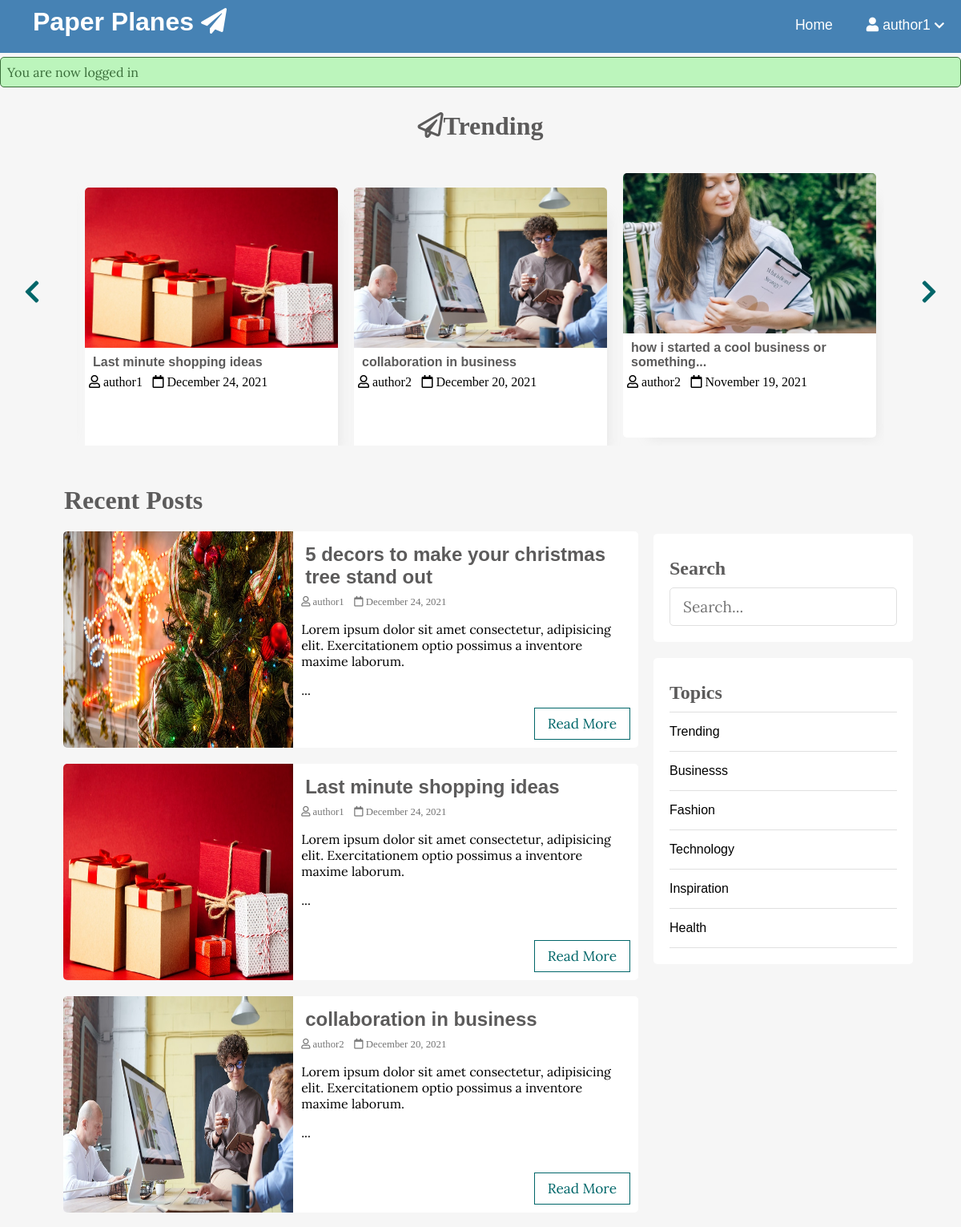
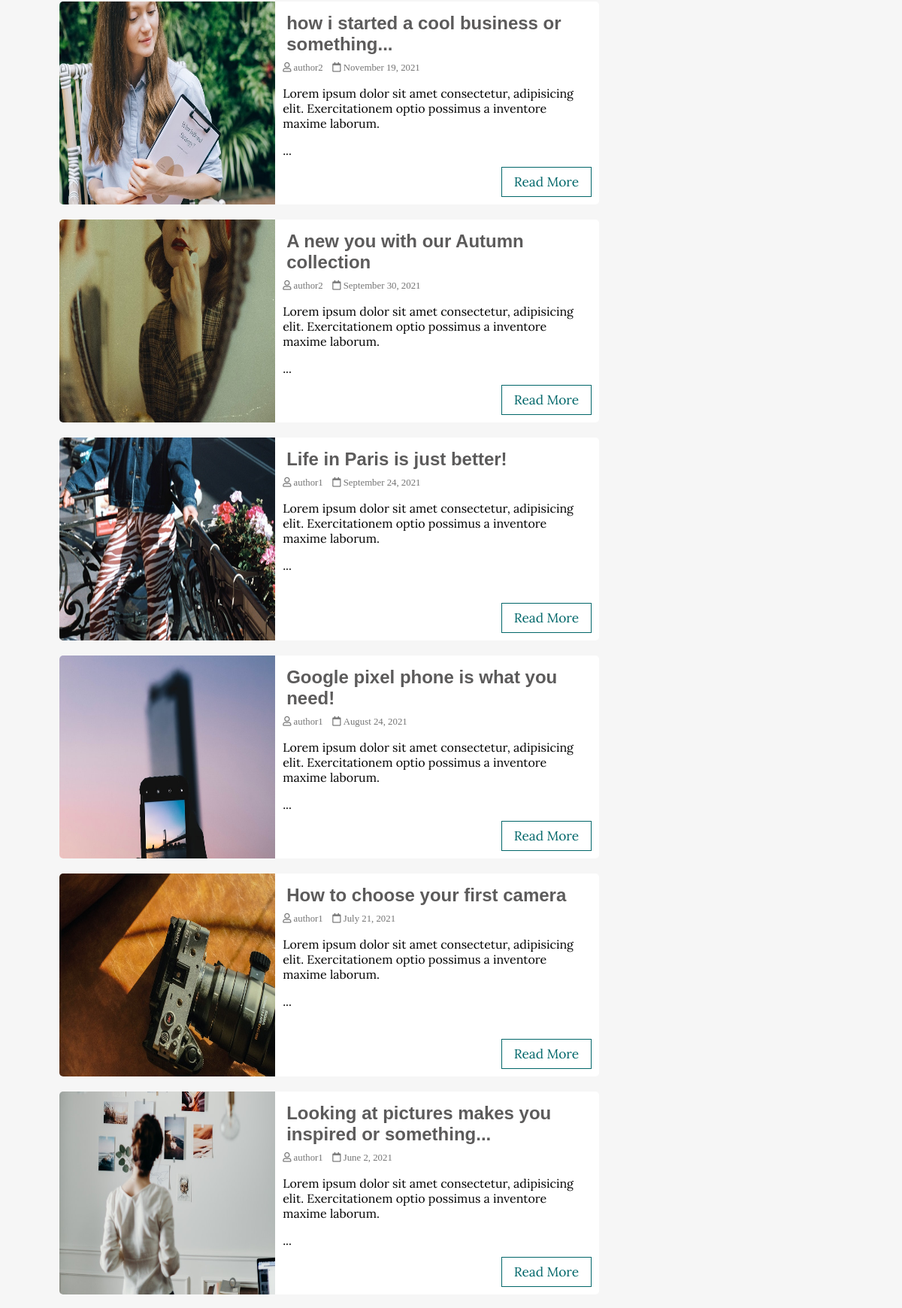
The page / (signed in, upper part) on the database its author committed (2 pictures, top to bottom).
### tables this page shows
CREATE TABLE `posts` (
  `id` int(11) NOT NULL,
  `user_id` int(11) NOT NULL,
  `topic_id` int(11) DEFAULT NULL,
  `title` varchar(255) NOT NULL,
  `image` varchar(255) NOT NULL,
  `body` text NOT NULL,
  `published` tinyint(4) NOT NULL,
  `created_at` datetime NOT NULL DEFAULT CURRENT_TIMESTAMP
);

CREATE TABLE `users` (
  `id` int(11) NOT NULL,
  `admin` tinyint(4) NOT NULL,
  `username` varchar(255) NOT NULL,
  `email` varchar(255) NOT NULL,
  `password` varchar(255) NOT NULL,
  `created_at` timestamp NOT NULL DEFAULT CURRENT_TIMESTAMP
);

CREATE TABLE `topics` (
  `id` int(11) NOT NULL,
  `name` varchar(100) NOT NULL,
  `description` text NOT NULL
);

### app/database/db.php (called while the page is built, shortened)
<?php
require('connect.php');
function executeQuery($sql, $data)
{
    global $conn;
    $stmt = $conn->prepare($sql);
    $values = array_values($data);
    $types = str_repeat('s', count($values));
    $stmt->bind_param($types, ...$values);
    $stmt->execute();
    return $stmt;
}
function selectAll($table, $conditions = [])
{
    global $conn;
    $sql = "SELECT * FROM $table";
    if (empty($conditions)) {
        $stmt = $conn->prepare($sql);
        $stmt->execute();
        $records = $stmt->get_result()->fetch_all(MYSQLI_ASSOC);
        return $records;
    }
}
function getPublishedPosts()
{
    $sql = "SELECT p.*, u.username FROM posts AS p JOIN users AS u ON p.user_id=u.id WHERE p.published=?";
    $stmt = executeQuery($sql, ['published' => 1]);
    $records = $stmt->get_result()->fetch_all(MYSQLI_ASSOC);
    return $records;
}

### app/controllers/topics.php (called while the page is built, shortened)
<?php
include(ROOT_PATH . "/app/database/db.php");
$table = 'topics';
$topics = selectAll($table);

### index.php (the view, shortened to what this page needs)
<?php
include(ROOT_PATH . "/app/controllers/topics.php");
$posts = array();
$postsTitle = 'Recent Posts';
if (isset($_GET['t_id'])) {
  $posts = getPostsByTopicId($_GET['t_id']);
  $postsTitle = "You searched for posts under '" . $_GET['name'] . "'";
} else if (isset($_POST['search-term'])) {
  $postsTitle = "You searched for '" . $_POST['search-term'] . "'";
  $posts = searchPosts($_POST['search-term']);
} else {
  $posts = getPublishedPosts();
}
?>
<!DOCTYPE html>
<html lang="en">
<head>
  <link rel="stylesheet" href="https://use.fontawesome.com/releases/v5.7.2/css/all.css"
>
  <link rel="stylesheet" href="assets/css/style.css">
</head>
<body>
  <?php include(ROOT_PATH . "/app/includes/header.php"); ?>
  <?php include(ROOT_PATH . "/app/includes/messages.php"); ?>
  <div class="page-wrapper">
    <div class="post-slider">
      <h1 class="slider-title"><i class="far fa-paper-plane"></i>Trending</h1>
      <i class="fas fa-chevron-left prev"></i>
      <i class="fas fa-chevron-right next"></i>
      <div class="post-wrapper">
        <?php foreach ($posts as $post): ?>
          <div class="post">
            <img src="<?php echo BASE_URL . '/assets/images/' . $post['image']; ?>" alt="" class="slider-image">
            <div class="post-info">
              <h4><a href="single.php?id=<?php echo $post['id']; ?>"><?php echo $post['title']; ?></a></h4>
              <i class="far fa-user"> <?php echo $post['username']; ?></i>
              <i class="far fa-calendar"> <?php echo date('F j, Y', strtotime($post['created_at'])); ?></i>
            </div>
          </div>
        <?php endforeach; ?>
      </div>
    </div>
    <div class="content clearfix">
      <div class="main-content">
        <h1 class="recent-post-title"><?php echo $postsTitle ?></h1>
        <?php foreach ($posts as $post): ?>
          <div class="post clearfix">
            <img src="<?php echo BASE_URL . '/assets/images/' . $post['image']; ?>" alt="" class="post-image">
            <div class="post-preview">
              <h2><a href="single.php?id=<?php echo $post['id']; ?>"><?php echo $post['title']; ?></a></h2>
              <i class="far fa-user"> <?php echo $post['username']; ?></i>
              <i class="far fa-calendar"> <?php echo date('F j, Y', strtotime($post['created_at'])); ?></i>
              <p class="preview-text">
                <?php echo html_entity_decode(substr($post['body'], 0, 150) . '...'); ?>
              </p>
              <a href="single.php?id=<?php echo $post['id']; ?>" class="btn read-more">Read More</a>
            </div>
          </div>
        <?php endforeach; ?>
      </div>
      <div class="sidebar">
        <div class="section search">
          <h2 class="section-title">Search</h2>
          <form action="index.php" method="post">
            <input type="text" name="search-term" class="text-input" placeholder="Search...">
          </form>
        </div>
        <div class="section topics">
          <h2 class="section-title">Topics</h2>
          <ul>
            <?php foreach ($topics as $key => $topic): ?>
              <li><a href="<?php echo BASE_URL . '/index.php?t_id=' . $topic['id'] . '&name=' . $topic['name'] ?>"><?php echo $topic['name']; ?></a></li>
            <?php endforeach; ?>
          </ul>
        </div>
      </div>
    </div>
  </div>
  <?php include(ROOT_PATH . "/app/includes/footer.php"); ?>
</body>
</html>

### app/includes/header.php (shortened to what this page needs)
<header>
    <a href="<?php echo BASE_URL . '/index.php' ?>" class="logo">
    <h1 class="logo-text"><span>Paper Planes <i class="fas fa-paper-plane"></i></span></h1>
    </a>
    <ul class="nav">
      <li><a href="<?php echo BASE_URL . '/index.php' ?>">Home</a></li>
      <?php if (isset($_SESSION['id'])): ?>
        <li>
          <a href="#">
            <i class="fa fa-user"></i>
            <?php echo $_SESSION['username']; ?>
            <i class="fa fa-chevron-down" style="font-size: .8em;"></i>
          </a>
        </li>
      <?php else: ?>
        <li><a href="<?php echo BASE_URL . '/register.php' ?>">Sign Up</a></li>
        <li><a href="<?php echo BASE_URL . '/login.php' ?>">Login</a></li>
      <?php endif; ?>
    </ul>
</header>

### app/includes/messages.php (shortened to what this page needs)
<?php if(isset($_SESSION['message'])): ?>
  <div class="msg <?php echo $_SESSION['type']; ?>">
    <li><?php echo $_SESSION['message']; ?></li>
  </div>
<?php endif; ?>

### app/includes/footer.php (shortened to what this page needs)
</body>
</html>

### assets/css/style.css (style rules this page uses)
* { box-sizing: border-box }
html, body { height: 100%; padding: 0px; margin: 0px; background: #f6f6f6; font-family: 'Lora', serif; }
h1, h2, h3, h4, h5, h6 { font-family: 'calibri', serif; color: #5c5b5b; margin: 5px; }
a { font-family: "arial"; text-decoration: none; color: inherit; }
.clearfix::after { content: ''; display: block; clear: both; }
.btn { padding: .5rem 1rem; background: #2E8B57; color: white; border: 1px solid transparent; border-radius: .25rem; font-size: 1.08em; font-family: 'Lora', serif; }
.text-input { padding: .7rem 1rem; display: block; width: 100%; border-radius: 5px; border: 1px solid #e0e0e0; outline: none; color: #444; line-height: 1.5rem; font-size: 1.2em; font-family: 'Lora', serif; }
.msg { width: 100%; margin: 5px auto; padding: 8px; border-radius: 5px; list-style: none; }
.success { color: #3a6e3a; border: 1px solid #3a6e3a; background: #bcf5bc; }
header { background: #4682b4; height: 66px; }
header * { color: white; }
header .logo { float: left; height: inherit; margin-left: 2em; }
header .logo-text { margin: 9px; font-family: 'arial'; }
header ul { float: right; margin: 0px; padding: 0px; list-style: none; }
header ul li { float: left; position: relative; }
header ul li a { display: block; padding: 21px; font-size: 1.1em; text-decoration: none; }
.page-wrapper { min-height: 100%; }
.post-slider { position: relative; }
.post-slider .slider-title { text-align: center; margin: 30px auto; }
.post-slider .next { position: absolute; top: 50%; right: 30px; font-size: 2em; color: #006669; cursor: pointer; }
.post-slider .prev { position: absolute; top: 50%; left: 30px; font-size: 2em; color: #006669; cursor: pointer; }
.post-slider .post-wrapper { width: 84%; height: 350px; margin: 0px auto; overflow: hidden; padding: 10px 0px 10px 0px; }
.post-slider .post-wrapper .post { width: 300px; height: 330px; margin: 0px 10px; display: inline-block; background: white; border-radius: 5px; box-shadow: 1rem 1rem 1rem -1rem #a0a0a033; }
.post-slider .post-wrapper .post .post-info { height: 130px; padding: 0px 5px; }
.post-slider .post-wrapper .post .slider-image { width: 100%; height: 200px; border-top-left-radius: 5px; border-top-right-radius: 5px; }
.content { width: 90%; margin: 30px auto 30px; }
.content .main-content { width: 70%; float: left; }
.content .main-content .post { width: 95%; height: 270px; margin: 20px auto; border-radius: 5px; background: white; position: relative; }
.content .main-content .post .post-preview i { color: #757575; font-size: .8em; }
.content .main-content .post .preview-text { line-height: 1.5em; font-size: 1.03em; color: #444; }
.content .main-content .post .read-more { position: absolute; bottom: 10px; right: 10px; border: 1px solid #006669; background: transparent; border-radius: 0px; color: #006669 !important; }
.content .main-content .post .post-image { width: 40%; height: 100%; float: left; border-top-left-radius: 5px; border-bottom-left-radius: 5px; }
.content .main-content .post .post-preview { width: 60%; padding: 10px; float: right; }
.content .main-content .recent-post-title { margin: 20px; }
.content .sidebar { width: 30%; float: left; }
.content .sidebar .section { background: white; padding: 20px; border-radius: 5px; margin-bottom: 20px; }
.content .sidebar .section .section-title { margin: 10px 0px 10px 0px; }
.content .sidebar .section.search { margin-top: 80px; }
.content .sidebar .section.topics ul { margin: 0px; padding: 0px; list-style: none; border-top: 1px solid #e0e0e0; }
.content .sidebar .section.topics ul li a { display: block; padding: 15px 0px 15px 0px; border-bottom: 1px solid #e0e0e0; transition: all 0.3s; }

### rows shown on the page
posts: image (picture), title "Last minute shopping ideas", user.username "author1", created_at "December 24, 2021", body "Lorem ipsum dolor sit amet consectetur, adipisicing elit. Exercitationem optio possimus a inventore maxime laborum. ..."
posts: image (picture), title "collaboration in business", user.username "author2", created_at "December 20, 2021", body "Lorem ipsum dolor sit amet consectetur, adipisicing elit. Exercitationem optio possimus a inventore maxime laborum. ..."
posts: image (picture), title "how i started a cool business or something...", user.username "author2", created_at "November 19, 2021", body "Lorem ipsum dolor sit amet consectetur, adipisicing elit. Exercitationem optio possimus a inventore maxime laborum. ..."
posts: image (picture), title "5 decors to make your christmas tree stand out", user.username "author1", created_at "December 24, 2021", body "Lorem ipsum dolor sit amet consectetur, adipisicing elit. Exercitationem optio possimus a inventore maxime laborum. ..."
posts: shows a picture, title "A new you with our Autumn collection", user.username "author2", created_at "September 30, 2021", body "Lorem ipsum dolor sit amet consectetur, adipisicing elit. Exercitationem optio possimus a inventore maxime laborum. ..."
posts: image (picture), title "Life in Paris is just better!", user.username "author1", created_at "September 24, 2021", body "Lorem ipsum dolor sit amet consectetur, adipisicing elit. Exercitationem optio possimus a inventore maxime laborum. ..."
posts: image (picture), title "Google pixel phone is what you need!", user.username "author1", created_at "August 24, 2021", body "Lorem ipsum dolor sit amet consectetur, adipisicing elit. Exercitationem optio possimus a inventore maxime laborum. ..."
posts: image (picture), title "How to choose your first camera", user.username "author1", created_at "July 21, 2021", body "Lorem ipsum dolor sit amet consectetur, adipisicing elit. Exercitationem optio possimus a inventore maxime laborum. ..."
posts: image (picture), title "Looking at pictures makes you inspired or something...", user.username "author1", created_at "June 2, 2021", body "Lorem ipsum dolor sit amet consectetur, adipisicing elit. Exercitationem optio possimus a inventore maxime laborum. ..."
topics: name "Trending"
topics: name "Businesss"
topics: name "Fashion"
topics: name "Technology"
topics: name "Inspiration"
topics: name "Health"

### other values the page prints
$_SESSION['username'] "author1"
$_SESSION['message'] "You are now logged in"
$postsTitle "Recent Posts"
